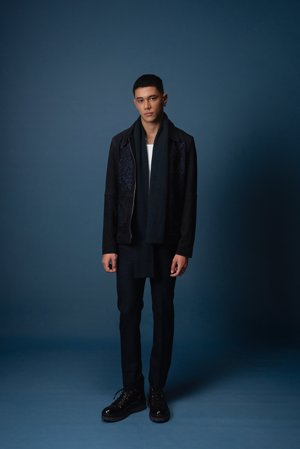
#> input picture scratch/inspect_all_35/BEN03124_full.jpg, 300 x 449 px, given in place of BEN03307_full.jpg, which was not available
$ python check_middle_shots.py
#> lines starting #> are read from the running program, lines starting #| are printed output that depends on the picture; pictures that were not available may be replaced by others from this repository, and a replacement may not be noted
from PIL import Image

for s in ['BEN03307', 'BEN03324', 'BEN03515', 'BEN03619', 'BEN03636', 'BEN03655', 'BEN03667', 'BEN03725', 'BEN03767']:
    p = f"scratch/inspect_all_35/{s}_full.jpg"
    im = Image.open(p)
#> im is the input picture: PIL image 300x449 RGB; mean R, G, B 32.1, 52.9, 69.5
    w, h = im.size
#> w = 300; h = 449
    face = im.crop((int(w * 0.25), int(h * 0.05), int(w * 0.75), int(h * 0.45)))
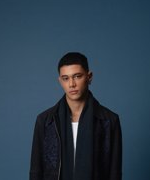
#> face: PIL image 150x180 RGB; mean R, G, B 44.8, 62.3, 77.4
    face.resize((200, 200)).save(f"scratch/face_{s}.jpg")
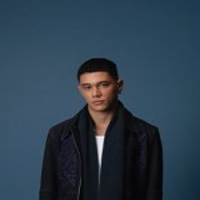
#> saved as face_BEN03307.jpg: PIL image 200x200 RGB; mean R, G, B 44.8, 62.3, 77.4
#> pass 2 of the loop `for s in ['BEN03307', 'BEN03324', 'BEN03515', 'BEN03619', 'BEN03636', ..`:
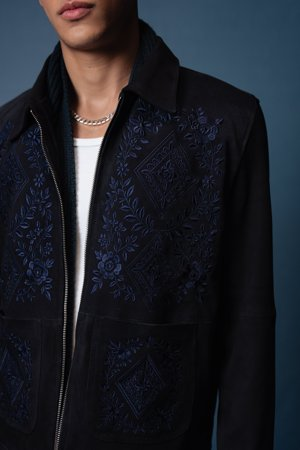
#> input picture scratch/inspect_all_35/BEN03136_full.jpg, 300 x 450 px, given in place of BEN03324_full.jpg, which was not available
#> im is the input picture: PIL image 300x450 RGB; mean R, G, B 31.3, 33.6, 40.8
#> `face = im.crop((int(w * 0.25), int(h * 0.05), int(w * 0.75), int(h * 0..`:
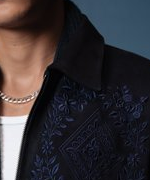
#> face: PIL image 150x180 RGB; mean R, G, B 55.3, 50.5, 54.2
#> `face.resize((200, 200)).save(f"scratch/face_{s}.jpg")`:
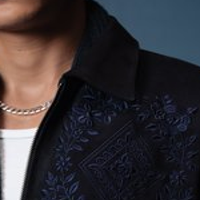
#> saved as face_BEN03324.jpg: PIL image 200x200 RGB; mean R, G, B 55.3, 50.5, 54.2
#> (the run stopped early here; a loop or call above may not have finished)
